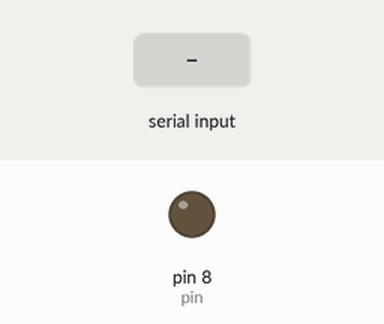
Recording of a sketch running on a simulated Arduino Uno, built with avr-gcc and run on an emulated ATmega328P. On the bench: output pins drawn as LEDs (lit = HIGH). Inputs (shaded band) come from the test bench.

Above: at 1.2 s.
1.3 s: "1" received over Serial
At 2.3 s:
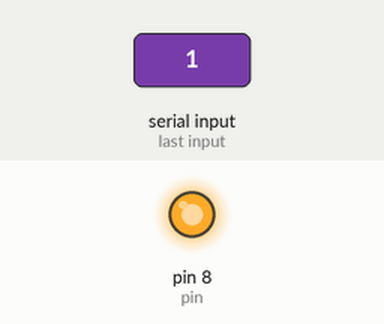
2.8 s: "0" received over Serial
At 3.4 s:
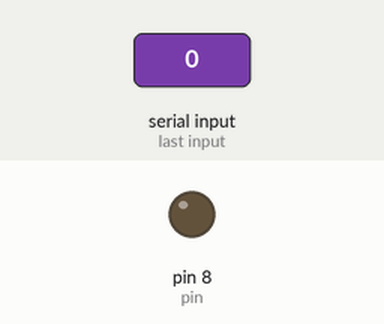
Timing chart, 0 to 5.8 s (numbered marks = the images above; inputs shaded):
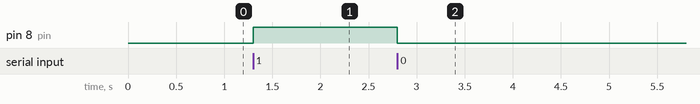

Measured:
- after the input at 1.3 s, pin 8 (pin): LOW → HIGH at once
- after the input at 2.8 s, pin 8 (pin): HIGH → LOW at once

The sketch:

Ardiuno_Code.ino
```cpp
int inc;
int pin=8;
void setup()
{
  Serial.begin(9600);
  pinMode(pin, OUTPUT);
}

void loop() {
  if(Serial.available()>0)
  {
    inc=Serial.read();
    if(inc=='1'){
      digitalWrite(pin,HIGH);
      }
    if(inc=='0'){
      digitalWrite(pin,LOW);
      }
  }

}
```
